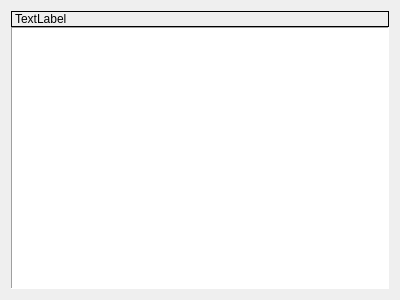
<?xml version="1.0" encoding="UTF-8"?>
<ui version="4.0">
 <class>PropertyBrowser</class>
 <widget class="QWidget" name="PropertyBrowser">
  <property name="geometry">
   <rect>
    <x>0</x>
    <y>0</y>
    <width>400</width>
    <height>300</height>
   </rect>
  </property>
  <property name="windowTitle">
   <string>Form</string>
  </property>
  <layout class="QVBoxLayout" name="verticalLayout">
   <property name="spacing">
    <number>0</number>
   </property>
   <item>
    <widget class="QLabel" name="objectInfoLabel">
     <property name="frameShape">
      <enum>QFrame::Panel</enum>
     </property>
     <property name="frameShadow">
      <enum>QFrame::Plain</enum>
     </property>
     <property name="text">
      <string>TextLabel</string>
     </property>
    </widget>
   </item>
   <item>
    <widget class="QTreeView" name="treeView">
     <property name="frameShape">
      <enum>QFrame::Panel</enum>
     </property>
     <property name="midLineWidth">
      <number>10</number>
     </property>
     <property name="editTriggers">
      <set>QAbstractItemView::AnyKeyPressed|QAbstractItemView::CurrentChanged|QAbstractItemView::EditKeyPressed|QAbstractItemView::SelectedClicked</set>
     </property>
     <property name="showDropIndicator" stdset="0">
      <bool>false</bool>
     </property>
     <property name="alternatingRowColors">
      <bool>true</bool>
     </property>
     <property name="textElideMode">
      <enum>Qt::ElideNone</enum>
     </property>
     <property name="rootIsDecorated">
      <bool>true</bool>
     </property>
     <property name="allColumnsShowFocus">
      <bool>true</bool>
     </property>
     <property name="wordWrap">
      <bool>true</bool>
     </property>
     <property name="headerHidden">
      <bool>false</bool>
     </property>
     <attribute name="headerVisible">
      <bool>true</bool>
     </attribute>
     <attribute name="headerHighlightSections">
      <bool>true</bool>
     </attribute>
    </widget>
   </item>
  </layout>
 </widget>
 <resources/>
 <connections/>
</ui>
